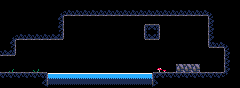

Tiled map render using the project's own tile images. Description and the map definition, with tile-layer contents summarised, below:
An orthogonal 30x11 tile map with 8x8 px tiles, 1 tile layer (Tiles) and 8 objects (8x entity).

<map version="1.10" orientation="orthogonal" renderorder="right-down" width="30" height="11" tilewidth="8" tileheight="8" infinite="0">
 <tileset firstgid="1" source="tileset.tsx" />
 <layer id="1" name="Tiles" width="30" height="11">
  <data>[330 cells, 181 non-empty, 13 distinct tile ids]</data>
 </layer>
 <objectgroup id="2" name="Objects">
  <object id="1" name="player" type="entity" x="16" y="64" width="8" height="8" />
  <object id="4" name="ice_block" type="entity" x="72" y="72" width="8" height="8" />
  <object id="7" name="ceil_gun_enemy" type="entity" x="72" y="16" width="8" height="8" />
  <object id="8" name="ceil_gun_enemy" type="entity" x="120" y="16" width="8" height="8" />
  <object id="9" name="ceil_gun_enemy" type="entity" x="96" y="16" width="8" height="8" />
  <object id="5" name="ice_block" type="entity" x="96" y="72" width="8" height="8" />
  <object id="6" name="ice_block" type="entity" x="120" y="72" width="8" height="8" />
  <object id="10" name="blue_orb" type="entity" x="184" y="48" width="8" height="8" />
 </objectgroup>
</map>
